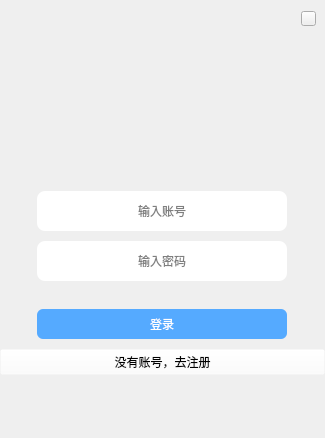
<?xml version="1.0" encoding="UTF-8"?>
<ui version="4.0">
 <class>Form</class>
 <widget class="QWidget" name="Form">
  <property name="geometry">
   <rect>
    <x>0</x>
    <y>0</y>
    <width>325</width>
    <height>438</height>
   </rect>
  </property>
  <property name="windowTitle">
   <string>Form</string>
  </property>
  <layout class="QGridLayout" name="gridLayout">
   <property name="leftMargin">
    <number>0</number>
   </property>
   <property name="topMargin">
    <number>0</number>
   </property>
   <property name="rightMargin">
    <number>0</number>
   </property>
   <property name="bottomMargin">
    <number>0</number>
   </property>
   <property name="spacing">
    <number>0</number>
   </property>
   <item row="0" column="0">
    <layout class="QVBoxLayout" name="verticalLayout">
     <property name="spacing">
      <number>10</number>
     </property>
     <item>
      <widget class="QWidget" name="widget" native="true">
       <layout class="QHBoxLayout" name="horizontalLayout_5">
        <item>
         <spacer name="horizontalSpacer_9">
          <property name="orientation">
           <enum>Qt::Horizontal</enum>
          </property>
          <property name="sizeHint" stdset="0">
           <size>
            <width>289</width>
            <height>20</height>
           </size>
          </property>
         </spacer>
        </item>
        <item>
         <widget class="QPushButton" name="pushButton_3">
          <property name="minimumSize">
           <size>
            <width>15</width>
            <height>15</height>
           </size>
          </property>
          <property name="maximumSize">
           <size>
            <width>15</width>
            <height>15</height>
           </size>
          </property>
          <property name="text">
           <string/>
          </property>
         </widget>
        </item>
       </layout>
      </widget>
     </item>
     <item>
      <spacer name="verticalSpacer">
       <property name="orientation">
        <enum>Qt::Vertical</enum>
       </property>
       <property name="sizeHint" stdset="0">
        <size>
         <width>20</width>
         <height>85</height>
        </size>
       </property>
      </spacer>
     </item>
     <item>
      <layout class="QHBoxLayout" name="horizontalLayout">
       <item>
        <spacer name="horizontalSpacer">
         <property name="orientation">
          <enum>Qt::Horizontal</enum>
         </property>
         <property name="sizeHint" stdset="0">
          <size>
           <width>40</width>
           <height>20</height>
          </size>
         </property>
        </spacer>
       </item>
       <item>
        <widget class="QLabel" name="label">
         <property name="minimumSize">
          <size>
           <width>70</width>
           <height>70</height>
          </size>
         </property>
         <property name="maximumSize">
          <size>
           <width>70</width>
           <height>70</height>
          </size>
         </property>
         <property name="styleSheet">
          <string notr="true">background-color: rgba(255, 255, 255, 0);</string>
         </property>
         <property name="text">
          <string/>
         </property>
        </widget>
       </item>
       <item>
        <spacer name="horizontalSpacer_2">
         <property name="orientation">
          <enum>Qt::Horizontal</enum>
         </property>
         <property name="sizeHint" stdset="0">
          <size>
           <width>40</width>
           <height>20</height>
          </size>
         </property>
        </spacer>
       </item>
      </layout>
     </item>
     <item>
      <layout class="QHBoxLayout" name="horizontalLayout_2">
       <item>
        <spacer name="horizontalSpacer_3">
         <property name="orientation">
          <enum>Qt::Horizontal</enum>
         </property>
         <property name="sizeHint" stdset="0">
          <size>
           <width>40</width>
           <height>20</height>
          </size>
         </property>
        </spacer>
       </item>
       <item>
        <widget class="QLineEdit" name="lineEdit">
         <property name="minimumSize">
          <size>
           <width>250</width>
           <height>40</height>
          </size>
         </property>
         <property name="styleSheet">
          <string notr="true">border-radius:8px;
background-color: rgb(255, 255, 255);
font: 16pt &quot;Microsoft YaHei UI&quot;;</string>
         </property>
         <property name="alignment">
          <set>Qt::AlignCenter</set>
         </property>
         <property name="placeholderText">
          <string>输入账号</string>
         </property>
        </widget>
       </item>
       <item>
        <spacer name="horizontalSpacer_4">
         <property name="orientation">
          <enum>Qt::Horizontal</enum>
         </property>
         <property name="sizeHint" stdset="0">
          <size>
           <width>40</width>
           <height>20</height>
          </size>
         </property>
        </spacer>
       </item>
      </layout>
     </item>
     <item>
      <layout class="QHBoxLayout" name="horizontalLayout_3">
       <item>
        <spacer name="horizontalSpacer_5">
         <property name="orientation">
          <enum>Qt::Horizontal</enum>
         </property>
         <property name="sizeHint" stdset="0">
          <size>
           <width>40</width>
           <height>20</height>
          </size>
         </property>
        </spacer>
       </item>
       <item>
        <widget class="QLineEdit" name="lineEdit_2">
         <property name="minimumSize">
          <size>
           <width>250</width>
           <height>40</height>
          </size>
         </property>
         <property name="styleSheet">
          <string notr="true">border-radius:8px;
background-color: rgb(255, 255, 255);
font: 16pt &quot;Microsoft YaHei UI&quot;;</string>
         </property>
         <property name="text">
          <string/>
         </property>
         <property name="echoMode">
          <enum>QLineEdit::Password</enum>
         </property>
         <property name="alignment">
          <set>Qt::AlignCenter</set>
         </property>
         <property name="placeholderText">
          <string>输入密码</string>
         </property>
        </widget>
       </item>
       <item>
        <spacer name="horizontalSpacer_6">
         <property name="orientation">
          <enum>Qt::Horizontal</enum>
         </property>
         <property name="sizeHint" stdset="0">
          <size>
           <width>40</width>
           <height>20</height>
          </size>
         </property>
        </spacer>
       </item>
      </layout>
     </item>
     <item>
      <spacer name="verticalSpacer_3">
       <property name="orientation">
        <enum>Qt::Vertical</enum>
       </property>
       <property name="sizeHint" stdset="0">
        <size>
         <width>20</width>
         <height>40</height>
        </size>
       </property>
      </spacer>
     </item>
     <item>
      <layout class="QHBoxLayout" name="horizontalLayout_4">
       <item>
        <spacer name="horizontalSpacer_7">
         <property name="orientation">
          <enum>Qt::Horizontal</enum>
         </property>
         <property name="sizeHint" stdset="0">
          <size>
           <width>40</width>
           <height>20</height>
          </size>
         </property>
        </spacer>
       </item>
       <item>
        <widget class="QPushButton" name="pushButton">
         <property name="minimumSize">
          <size>
           <width>250</width>
           <height>30</height>
          </size>
         </property>
         <property name="maximumSize">
          <size>
           <width>200</width>
           <height>30</height>
          </size>
         </property>
         <property name="styleSheet">
          <string notr="true">background-color: rgb(85, 170, 255);
font: 14pt &quot;Microsoft YaHei UI&quot;;
color: rgb(255, 255, 255);
border-radius:6px;</string>
         </property>
         <property name="text">
          <string>登录</string>
         </property>
        </widget>
       </item>
       <item>
        <spacer name="horizontalSpacer_8">
         <property name="orientation">
          <enum>Qt::Horizontal</enum>
         </property>
         <property name="sizeHint" stdset="0">
          <size>
           <width>40</width>
           <height>20</height>
          </size>
         </property>
        </spacer>
       </item>
      </layout>
     </item>
     <item>
      <widget class="QPushButton" name="pushButton_2">
       <property name="styleSheet">
        <string notr="true">background-color: rgba(255, 255, 255, 0);</string>
       </property>
       <property name="text">
        <string>没有账号，去注册</string>
       </property>
      </widget>
     </item>
     <item>
      <spacer name="verticalSpacer_2">
       <property name="orientation">
        <enum>Qt::Vertical</enum>
       </property>
       <property name="sizeHint" stdset="0">
        <size>
         <width>20</width>
         <height>85</height>
        </size>
       </property>
      </spacer>
     </item>
    </layout>
   </item>
  </layout>
 </widget>
 <resources/>
 <connections/>
</ui>
